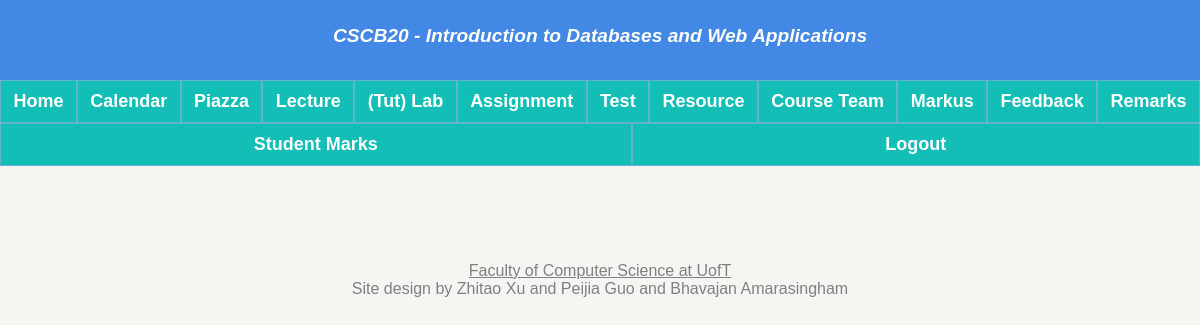
/teacherGrade (signed in), run on an earlier commit of the app's database.
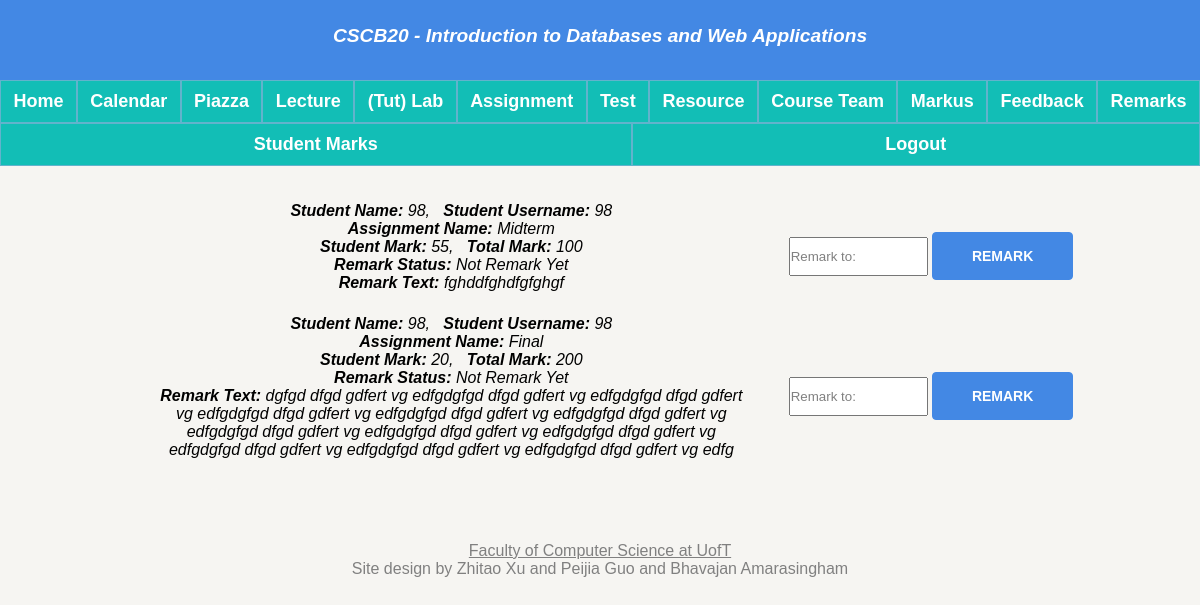
And on a later commit of the database.
### app.py (models this page shows, shortened)
class Evaluation(db.Model):
    __tablename__ = 'Evaluation'
    eid = db.Column(db.Integer, primary_key = True)
    stuMark = db.Column(db.Integer)
    remarkText = db.Column(db.String(200))
    remark_signal = db.Column(db.Boolean)
    student_username = db.Column(db.String(20), db.ForeignKey('Person.username'), nullable = False)
    typeName = db.Column(db.String(20), db.ForeignKey('Assignment.assignment_name'), nullable = False)
    total_mark = db.Column(db.Integer, db.ForeignKey('Assignment.total_mark'), nullable = False)
    stuName = db.Column(db.String(20), db.ForeignKey('Person.name'), nullable = False)

### app.py (the view, shortened to what this page needs)
@app.route("/teacherGrade", methods = ['GET', 'POST'])
def teacherGrade():
    get_student_marks = query_all_student_marks()
    if request.method == 'GET':
        return render_template("teacherGrade.html", query_all_student_mark = get_student_marks)

### app.py (called while the page is built)
def query_all_student_marks():
    student_marks = db.session.query(Evaluation).filter(Evaluation.remark_signal == 0)
    return student_marks

### templates/teacherGrade.html (shortened to what this page needs)
{% extends "template.html" %}
{% block content %}
{% if not session.name %}
<p>Access Denied</p>
{% else %}
{% if session.type == 1 %}
<div class="grade">
  <ul>
    {% for Evaluations in query_all_student_mark %}
    <li class="container_li">
      <div class="li_flex">
        <strong>Student Name: </strong>{{ Evaluations.stuName }},
        &nbsp&nbsp<strong>Student Username: </strong>{{ Evaluations.student_username }}
        <br>
        <strong>Assignment Name: </strong>{{ Evaluations.typeName }}
        <br>
        <strong>Student Mark: </strong>{{ Evaluations.stuMark }},
        &nbsp&nbsp<strong>Total Mark: </strong>{{ Evaluations.total_mark }}
        <br>
        {% if Evaluations.remark_signal == 0 %}
        <strong>Remark Status: </strong>Not Remark Yet
        {% else %}
        <strong>Remark Status: </strong>Already Remarked
        {% endif %}
        <br><strong>Remark Text: </strong>{{ Evaluations.remarkText }}
        <br></br>
      </div>
      <form class="teacher_grade_css" action="http://127.0.0.1:5000/teacherGrade" method="post">
        <input class="grade_input" name="stuMark" placeholder="Remark to:"></input>
        <button type="Remark">Remark</button>
      </form>
      <br></br>
    </li>
    {% endfor %}
  </ul>
</div>
{% else %}
<p>Access Denied</p>
{% endif %}
{% endif %}
{% endblock %}

What changed in the data, as far as the page shows it:
now on this page (row edited): Evaluation: stuName "98", student_username "98", typeName "Midterm", stuMark "55", total_mark "100", shows "Remark Status:", remark_signal "Not Remark Yet", remarkText "fghddfghdfgfghgf"
now on this page (row edited): Evaluation: stuName "98", student_username "98", typeName "Final", stuMark "20", total_mark "200", shows "Remark Status:", remark_signal "Not Remark Yet", remarkText "dgfgd dfgd gdfert vg edfgdgfgd dfgd gdfert vg edfgdgfgd dfgd gdfert vg edfgdgfgd dfgd gdfert vg edfgdgfgd dfgd gdfert vg edfgdgfgd dfgd gdfert vg edfgdgfgd dfgd gdfert vg edfgdgfgd dfgd gdfert vg edfgdgfgd dfgd gdfert vg edfgdgfgd dfgd gdfert vg edfgdgfgd dfgd gdfert vg edfgdgfgd dfgd gdfert vg edfg"
